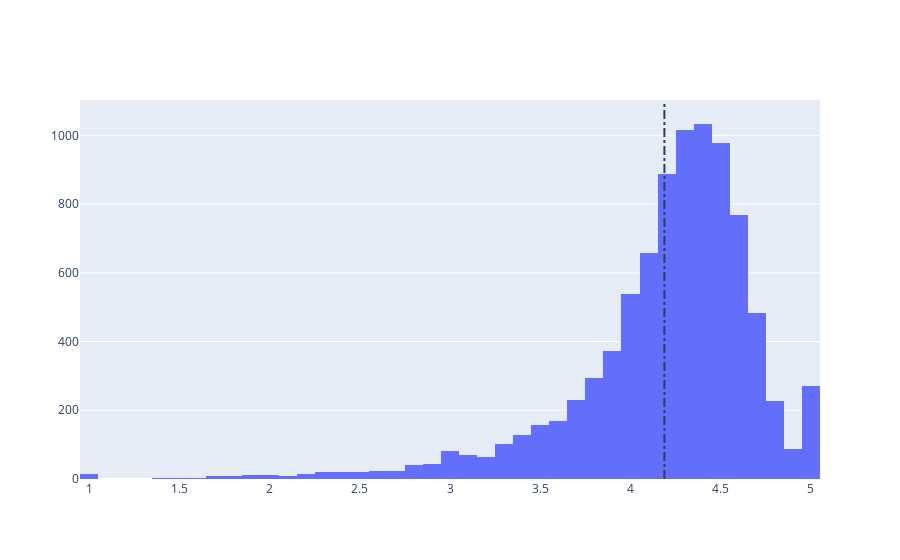

Notebook source saved alongside this figure:
### Markdown cell above
### Rating distribution

### Code cell
avg_rating = apps['Rating'].mean()
print('Average app rating = {}'.format(avg_rating))

data_rating = [go.Histogram(x = apps['Rating'])]

layout = {'shapes': [{
                'type': 'line',
                'x0': avg_rating,
                'y0': 0,
                'x1': avg_rating,
                'y1': 1100,
                'line': {'dash': 'dashdot'}
          }]}
plotly.offline.iplot({'data': data_rating, 'layout': layout})

### Figure 1 — Plotly figure (JSON) as saved in the notebook; plotly's stock layout.template omitted (floating-point values rounded to 4 significant figures; data arrays with more than 128 entries replaced by an {"elided": "..."} marker saying what was removed)
{"data": [{"type": "histogram", "x": {"elided": "10357 float values"}}], "layout": {"shapes": [{"line": {"dash": "dashdot"}, "type": "line", "x0": 4.188, "x1": 4.188, "y0": 0, "y1": 1100}]}}
